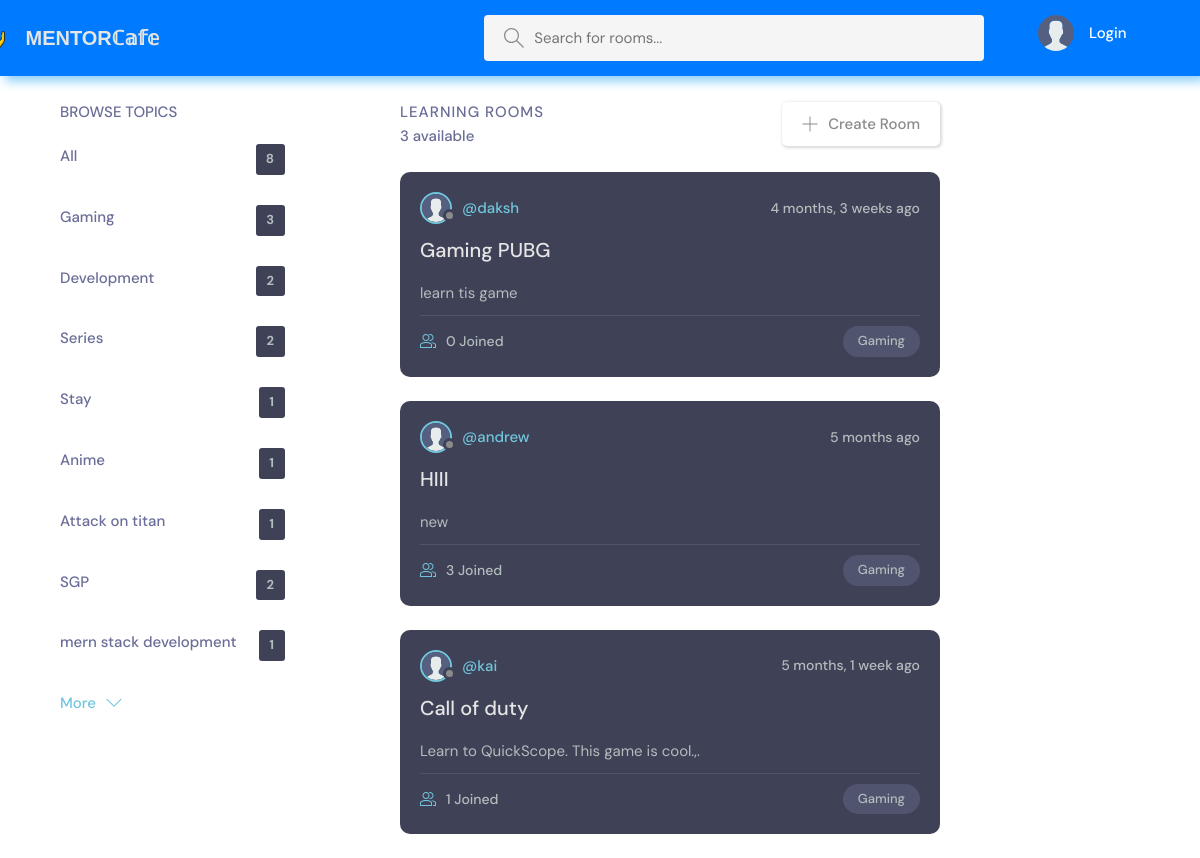
Page /?q=Gaming on the committed database.
### base/models.py (models this page shows, shortened)
class Topic(models.Model):
    name = models.CharField(max_length=255)

class Room(models.Model):
    host = models.ForeignKey(User,on_delete=models.SET_NULL,null=True)
    topic = models.ForeignKey(Topic,on_delete=models.SET_NULL,null=True)
    name = models.CharField(max_length=255)
    description = models.TextField(null=True,blank=True)
    participants = models.ManyToManyField(User,related_name='participants',blank=True)
    updated = models.DateTimeField(auto_now_add=True)
    created = models.DateTimeField(auto_now_add=True)
    class Meta:
        ordering = ['-updated','created']

### base/views.py (the view)
# urls.py: 2. Add a URL to urlpatterns:  path('', views.home, name='home')
def home(request):
    q = request.GET.get('q') if request.GET.get('q') != None else ''
    rooms = Room.objects.filter(
        Q(topic__name__icontains = q)|
        Q(name__icontains = q)|
        Q(description__icontains = q)
        )
    topics = Topic.objects.all()
    room_count = rooms.count()
    context = {'rooms':rooms,'topics' : topics,'room_count':room_count}
    return render(request, 'base/home.html',context)

### base/templates/base/home.html (shortened to what this page needs)
{%extends 'main.html' %}
{% load static%}
{%block content%}
  <main class="layout layout--3">
    <div class="container">
      <div class="topics">
        <div class="topics__header">
          <h2>Browse Topics</h2>
        </div>
        <ul class="topics__list">
          <li>
            <a href="{% url 'home' %}"> All <span>{{topics.count}}</span></a>
          </li>
          {%for topic in topics %}
          <li>
            <a href="{% url 'home' %}?q={{topic.name}}">{{topic.name}} <span>{{topic.room_set.all.count}}</span></a>
          </li>
          {%endfor%}
        </ul>
        <a class="btn btn--link" href="topics.html">
          More
          <svg version="1.1" xmlns="http://www.w3.org/2000/svg" width="32" height="32" viewBox="0 0 32 32">
            <title>chevron-down</title>
            <path d="M16 21l-13-13h-3l16 16 16-16h-3l-13 13z"></path>
          </svg>
        </a>
      </div>
      <div class="roomList">
        <div class="roomList__header">
          <div>
            <h2>Learning Rooms</h2>
            <p>{{room_count}} available</p>
          </div>
          <a class="btn btn--main" href="{% url 'create-room' %}">
            <svg version="1.1" xmlns="http://www.w3.org/2000/svg" width="32" height="32" viewBox="0 0 32 32">
              <title>add</title>
              <path
                d="M16.943 0.943h-1.885v14.115h-14.115v1.885h14.115v14.115h1.885v-14.115h14.115v-1.885h-14.115v-14.115z">
              </path>
            </svg>
            Create Room
          </a>
        </div>
        {%for room in rooms%}
        <div class="roomListRoom">
          <div class="roomListRoom__header">
            <a href="{% url 'profile' room.host.id %}" class="roomListRoom__author">
              <div class="avatar avatar--small">
                <img src="{% static 'images/avatar.svg' %}" />
              </div>
              <span>@{{room.host.username}}</span>
            </a>
            <div class="roomListRoom__actions">
              <span>{{room.created|timesince}} ago</span>
            </div>
          </div>
          <div class="roomListRoom__content">
            <a href="{% url 'room' room.id %}">{{room.name}}</a>
            <p>
              {{room.description}}
            </p>
          </div>
          <div class="roomListRoom__meta">
            <a href="{% url 'room' room.id %}" class="roomListRoom__joined">
                {{room.participants.all.count}}  Joined
            </a>
            <p class="roomListRoom__topic">{{room.topic.name}}</p>
          </div>
        </div>
        {%endfor%}
      </div>
          </div>
  </main>
{%endblock%}

### static/styles/style.css (style rules this page uses)
:root { --color-main: #71c6dd; --color-main-light: #e1f6fb; --color-dark: #3f4156; --color-dark-medium: #51546e; --color-dark-light: #696d97; --color-light: #e5e5e5; --color-gray: #8b8b8b; --color-light-gray: #b2bdbd; --color-bg: #2d2d39; --color-success: #5dd693; --color-error: #fc4b0b; }
* { font-family: "DM Sans", -apple-system, BlinkMacSystemFont, "Segoe UI", Roboto, Oxygen, Ubuntu, Cantarell, "Open Sans", "Helvetica Neue", sans-serif; margin: 0; padding: 0; box-sizing: border-box; text-rendering: optimizeLegibility; font-size: inherit; }
html { font-size: 56.25%; }
@media only screen and (min-width: 1200px) { html { font-size: 62.5%; } }
body { line-height: 1.6; font-weight: 400; font-size: 1.5rem; color: var(--color-light-gray); background-color: WHITE; min-height: 100vh; }
img { width: 100%; }
a { display: inline-block; color: var(--color-main); text-decoration: none; }
.container { max-width: 120rem; width: 90%; margin: auto; }
.btn { background-color: transparent; border: none; display: inline-flex; align-items: center; gap: 1rem; cursor: pointer; transition: all ease-in-out 0.3s; padding: 1rem 2rem; border-radius: 5px; box-shadow: 1px 1px 3px 1px rgba(0, 0, 0, 0.15); font-weight: 500; }
.btn--link { border-radius: 0; padding: 0; color: var(--color-main); box-shadow: none; }
.btn--main { color: var(--color-gray); }
.btn > svg { fill: currentColor; width: 1.6rem; height: 1.6rem; }
.avatar { position: relative; display: inline-block; border-radius: 50%; border: 2px solid var(--color-main); }
.avatar img { display: block; border-radius: 50%; object-fit: cover; object-position: center; }
.avatar::after { content: ""; display: block; position: absolute; background-color: var(--color-gray); z-index: 111; border-radius: 50%; border: 0.3rem solid var(--color-dark); }
.avatar.avatar--small img { width: 2.8rem; height: 2.8rem; }
.avatar.avatar--small:after { width: 0.7rem; height: 0.7rem; bottom: 0px; right: -6px; }
.layout { margin-top: 2.4rem; }
.layout > .container { display: flex; justify-content: space-between; align-items: flex-start; }
.layout--3 > .container > div:first-child { flex-basis: 50%; max-width: 22.5rem; }
.layout--3 > .container > div:nth-child(2) { flex-basis: 50%; }
.layout--3 > .container > div:last-child { flex-basis: 50%; }
.topics__header { margin-bottom: 2rem; }
.topics__header h2 { text-transform: uppercase; font-weight: 500; color: var(--color-dark-light); }
.topics__list { list-style: none; }
.topics__list li a { display: flex; justify-content: space-between; margin-bottom: 3rem; font-weight: 500; color: var(--color-dark-light); transition: all 0.3s ease-in-out; }
.topics__list li a span { padding: 0.5rem 1rem; background-color: var(--color-dark); color: var(--color-light-gray); border-radius: 3px; font-size: 1.3rem; font-weight: 700; letter-spacing: 1px; }
.roomList { position: relative; right: 200px; }
.roomList__header { display: flex; justify-content: space-between; align-items: center; margin-bottom: 2.4rem; }
.roomList__header h2 { text-transform: uppercase; font-weight: 500; color: var(--color-dark-light); letter-spacing: 1px; }
.roomList__header p { font-weight: 500; color: var(--color-dark-light); }
.roomListRoom { margin-bottom: 2.4rem; background-color: var(--color-dark); border-radius: 1rem; padding: 2rem; }
.roomListRoom__header { display: flex; justify-content: space-between; align-items: center; }
.roomListRoom__author { font-weight: 500; display: flex; align-items: center; gap: 1rem; }
.roomListRoom__actions { display: flex; align-items: flex-start; gap: 1rem; position: relative; }
.roomListRoom__actions span { font-size: 1.4rem; font-weight: 500; }
.roomListRoom__content { margin: 1rem 0; }
.roomListRoom__content a { font-size: 2rem; font-weight: 500; margin-bottom: 1.5rem; color: var(--color-light); transition: all 0.3s ease-in-out; }
.roomListRoom__meta { border-top: 1px solid var(--color-dark-medium); padding-top: 1rem; display: flex; align-items: center; justify-content: space-between; }
.roomListRoom__joined { color: var(--color-light-gray); display: flex; align-items: center; gap: 1rem; font-size: 1.4rem; font-weight: 500; }
.roomListRoom__joined svg { fill: var(--color-main); width: 1.6rem; height: 1.6rem; }
.roomListRoom__topic { padding: 5px 1.5rem; background-color: var(--color-dark-medium); border-radius: 5rem; font-weight: 500; font-size: 1.3rem; }

### rows in the picture
Topic: name "Gaming", room_set.all.count "3"
Topic: name "Development", room_set.all.count "2"
Topic: name "Series", room_set.all.count "2"
Topic: name "Stay", room_set.all.count "1"
Topic: name "Anime", room_set.all.count "1"
Topic: name "Attack on titan", room_set.all.count "1"
Topic: name "SGP", room_set.all.count "2"
Topic: name "mern stack development", room_set.all.count "1"
Room: host.username "daksh", created "4 months, 3 weeks", name "Gaming PUBG", description "learn tis game", participants.all.count "0", topic.name "Gaming"
Room: host.username "andrew", created "5 months", name "HIII", description "new", participants.all.count "3", topic.name "Gaming"
Room: host.username "kai", created "5 months, 1 week", name "Call of duty", description "Learn to QuickScope. This game is cool.,.", participants.all.count "1", topic.name "Gaming"

### other values in the picture
{{ topics.count }} "8"
{{ room_count }} "3"
